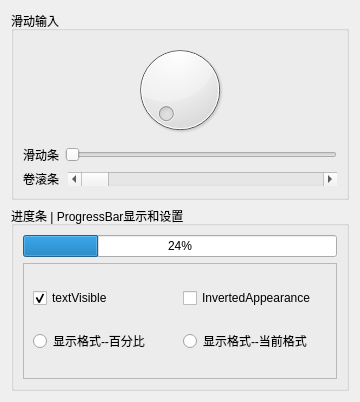
<?xml version="1.0" encoding="UTF-8"?>
<ui version="4.0">
 <class>Widget</class>
 <widget class="QWidget" name="Widget">
  <property name="geometry">
   <rect>
    <x>0</x>
    <y>0</y>
    <width>360</width>
    <height>402</height>
   </rect>
  </property>
  <property name="windowTitle">
   <string>Widget</string>
  </property>
  <layout class="QVBoxLayout" name="verticalLayout_2">
   <item>
    <widget class="QGroupBox" name="groupBox">
     <property name="title">
      <string>滑动输入</string>
     </property>
     <layout class="QVBoxLayout" name="verticalLayout">
      <item>
       <widget class="QDial" name="dial"/>
      </item>
      <item>
       <layout class="QHBoxLayout" name="horizontalLayout_2">
        <item>
         <widget class="QLabel" name="label">
          <property name="text">
           <string>滑动条</string>
          </property>
         </widget>
        </item>
        <item>
         <widget class="QSlider" name="horizontalSlider">
          <property name="maximum">
           <number>100</number>
          </property>
          <property name="orientation">
           <enum>Qt::Orientation::Horizontal</enum>
          </property>
         </widget>
        </item>
       </layout>
      </item>
      <item>
       <layout class="QHBoxLayout" name="horizontalLayout" stretch="1,7">
        <item>
         <widget class="QLabel" name="label_2">
          <property name="text">
           <string>卷滚条</string>
          </property>
         </widget>
        </item>
        <item>
         <widget class="QScrollBar" name="horizontalScrollBar">
          <property name="maximum">
           <number>100</number>
          </property>
          <property name="orientation">
           <enum>Qt::Orientation::Horizontal</enum>
          </property>
         </widget>
        </item>
       </layout>
      </item>
     </layout>
    </widget>
   </item>
   <item>
    <widget class="QGroupBox" name="groupBox_2">
     <property name="title">
      <string>进度条 | ProgressBar显示和设置</string>
     </property>
     <layout class="QVBoxLayout" name="verticalLayout_3">
      <item>
       <widget class="QProgressBar" name="progressBar">
        <property name="value">
         <number>24</number>
        </property>
       </widget>
      </item>
      <item>
       <widget class="QFrame" name="frame">
        <property name="frameShape">
         <enum>QFrame::Shape::StyledPanel</enum>
        </property>
        <property name="frameShadow">
         <enum>QFrame::Shadow::Raised</enum>
        </property>
        <layout class="QVBoxLayout" name="verticalLayout_4">
         <item>
          <layout class="QHBoxLayout" name="horizontalLayout_3">
           <item>
            <widget class="QCheckBox" name="checkBox_Visible">
             <property name="text">
              <string>textVisible</string>
             </property>
             <property name="checked">
              <bool>true</bool>
             </property>
             <property name="autoExclusive">
              <bool>false</bool>
             </property>
            </widget>
           </item>
           <item>
            <widget class="QCheckBox" name="checkBox_Inverted">
             <property name="text">
              <string>InvertedAppearance</string>
             </property>
             <property name="checked">
              <bool>false</bool>
             </property>
             <property name="autoExclusive">
              <bool>false</bool>
             </property>
            </widget>
           </item>
          </layout>
         </item>
         <item>
          <layout class="QHBoxLayout" name="horizontalLayout_4">
           <item>
            <widget class="QRadioButton" name="radioButton_Percent">
             <property name="text">
              <string>显示格式--百分比</string>
             </property>
            </widget>
           </item>
           <item>
            <widget class="QRadioButton" name="radioButton_Value">
             <property name="text">
              <string>显示格式--当前格式</string>
             </property>
            </widget>
           </item>
          </layout>
         </item>
        </layout>
       </widget>
      </item>
     </layout>
    </widget>
   </item>
  </layout>
 </widget>
 <resources/>
 <connections/>
</ui>
